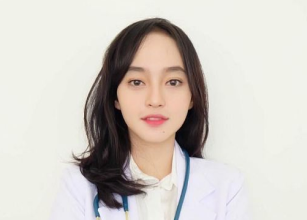
#> input picture 1207070085_NaufalTsanyQadamushidqi/image/img-doc2.png, 307 x 220 px
$ python hist.py
#> lines starting #> are read from the running program, lines starting #| are printed output that depends on the picture
import numpy as np
import cv2
import matplotlib.pyplot as plt

# Membaca gambar menggunakan OpenCV
img = cv2.imread("image/img-doc2.png")
#> img is the input picture: shape (220, 307, 3); mean B, G, R 196.3, 202.7, 208.1

img_height = img.shape[0] # Tinggi gambar
#> img_height = 220
img_width = img.shape[1] # Lebar gambar
#> img_width = 307
img_channel = img.shape[2] # Channel RGB
#> img_channel = 3

# Membuat matriks kosong untuk variable baru
img_grayscale = np.zeros(img.shape, dtype=np.uint8)

# Mengonversi gambar menjadi citra grayscale
for y in range(0, img_height):  # Iterasi baris
    for x in range(0, img_width):  # Iterasi kolom
        red = img[y][x][0]  # Komponen warna merah piksel
        green = img[y][x][1]  # Komponen warna hijau piksel
        blue = img[y][x][2]  # Komponen warna biru piksel
        gray = (int(red) + int(green) + int(blue)) / 3  # Menghitung rata-rata nilai komponen warna
        img_grayscale[y][x] = (gray, gray, gray)  # Menetapkan nilai grayscale ke piksel yang sesuai
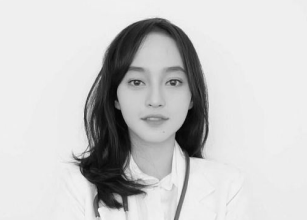
#> img_grayscale: shape (220, 307, 3); min 5, max 244, mean 202.1

# Menampilkan citra grayscale
plt.imshow(img_grayscale)
plt.title("Grayscale")
plt.show()

# Membuat variabel untuk menyimpan data gambar
hg = np.zeros((256))

# Mengisi setiap nilai dalam array hg dengan 0
for x in range(0, 256):
    hg[x] = 0

# Menghitung nilai dari gambar
for y in range(0, img_height):
    for x in range(0, img_width):
        gray = img_grayscale[y][x][0]
        hg[gray] += 1
#> after the loop, hg = 256 values, max 20518 at index 239, min 0 at index 0, mean 263.8

# Menampilkan Histogram
bins = np.linspace(0, 256, 100)
plt.hist(hg, bins, color="black", alpha=0.5)
plt.title("Histogram")
plt.show()
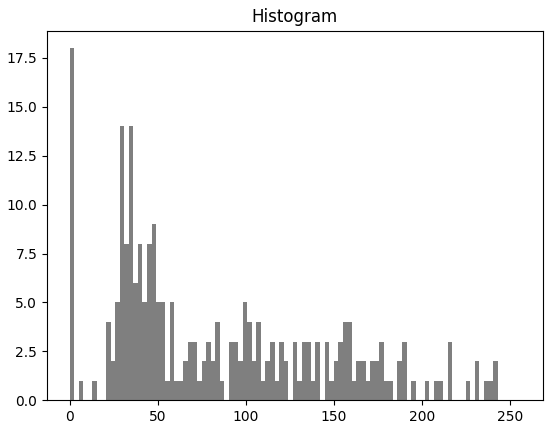
#> figure drawn by matplotlib, 1 panel; tallest bar 18 high, from x = 2.22e-16 to 2.59

# Membuat variabel untuk menyimpan data gamba
hgr = np.zeros((256))
hgg = np.zeros((256))
hgb = np.zeros((256))
hgrgb = np.zeros((768))

# Mengisi setiap nilai dalam array hg dengan 0
for x in range(0, 256):
    hgr[x] = 0
    hgg[x] = 0
    hgb[x] = 0

for x in range(0, 768):
    hgrgb[x] = 0

for x in range(0, 256):
    hgr[x] = 0
    hgg[x] = 0
    hgb[x] = 0

for x in range(0, 768):
    hgrgb[x] = 0

# th = int(256/64)
temp = [0]
# Menghitung histogram komponen warna (red, green, blue)
for y in range(0, img.shape[0]):  # Iterasi baris
    for x in range(0, img.shape[1]):  # Iterasi kolom
        red = int(img[y][x][0])  # Komponen warna merah
        green = int(img[y][x][1])  # Komponen warna hijau
        blue = int(img[y][x][2])  # Komponen warna biru
        green = green + 256  # Menyesuaikan indeks untuk komponen warna hijau dalam hgrgb
        blue = blue + 512  # Menyesuaikan indeks untuk komponen warna biru dalam hgrgb
        hgrgb[red] += 1  # Menghitung kemunculan nilai piksel merah dalam hgrgb
        hgrgb[green] += 1  # Menghitung kemunculan nilai piksel hijau dalam hgrgb
        hgrgb[blue] += 1  # Menghitung kemunculan nilai piksel biru dalam hgrgb
#> after the loop, hgrgb = 768 values, max 19921 at index 753, min 0 at index 0, mean 263.8

# Menampilkan histogram RGB
binsrgb = np.linspace(0, 768, 100)
plt.hist(hgrgb, binsrgb, color="black", alpha=0.5)
# plt.plot(hgrgb)
plt.title("Histogram Red Green Blue")
plt.show()
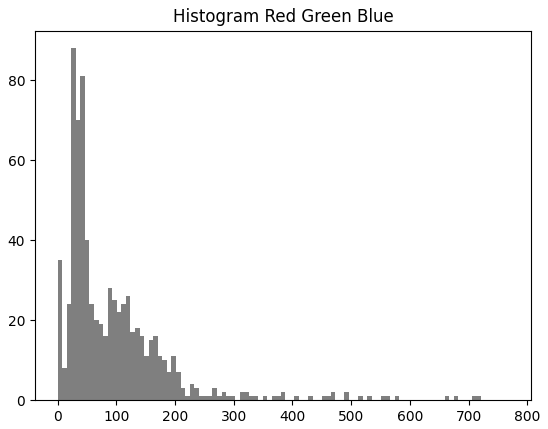
#> figure drawn by matplotlib, 1 panel; tallest bar 88 high, from x = 23.27 to 31.03

for y in range(0, img_height):
    for x in range(0, img_width):
        red = img[y][x][0] # Komponen warna merah
        green = img[y][x][1] # Komponen warna hijau
        blue = img[y][x][2] # Komponen warna bire
        hgr[red] += 1 # Menghitung kemunculan nilai piksel merah
        hgg[green] += 1 # Menghitung kemunculan nilai piksel hijau
        hgb[blue] += 1 # Menghitung kemunculan nilai piksel biru
#> after the loop, hgb = 256 values, max 19921 at index 241, min 0 at index 0, mean 263.8; hgg = 256 values, max 19723 at index 242, min 0 at index 0, mean 263.8; hgr = 256 values, max 17685 at index 234, min 0 at index 0, mean 263.8

# Menampilkan histogram Red
bins = np.linspace(0, 256, 100)
plt.hist(hgr, bins, color="red", alpha=0.5)
plt.title("Histogram Red")
plt.show()

# Menampilkan histogram Green
plt.hist(hgg, bins, color="green", alpha=0.5)
plt.title("Histogram Green")
plt.show()
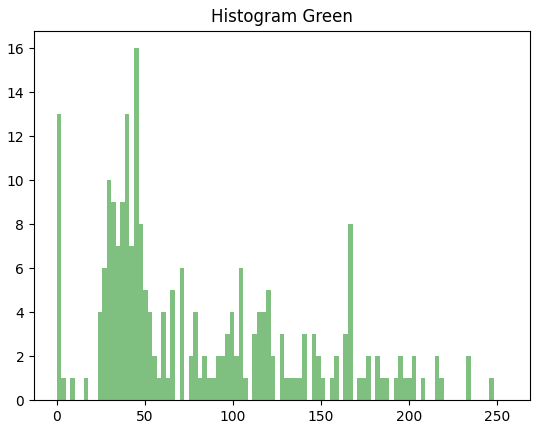
#> figure drawn by matplotlib, 1 panel; tallest bar 16 high, from x = 43.96 to 46.55

# Menampilkan histogram Blue
plt.hist(hgb, bins, color="blue", alpha=0.5)
plt.title("Histogram Blue")
plt.show()
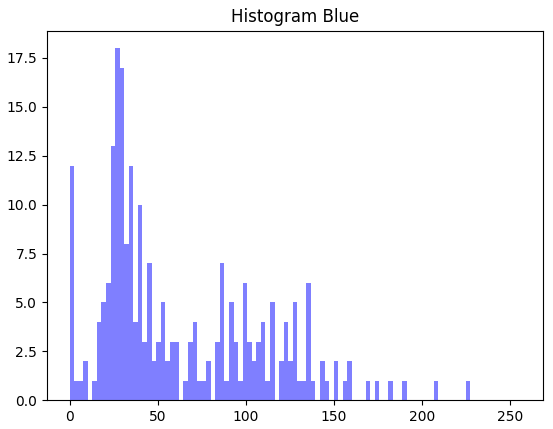
#> figure drawn by matplotlib, 1 panel; tallest bar 18 high, from x = 25.86 to 28.44

# Membuat Matriks kosong
hgk = np.zeros((256))
c = np.zeros((256))

# Inisialisasi array hgk dan c dengan nilai 0
for x in range(0, 256):
    hgk[x] = 0
    c[x] = 0

# Menghitung histogram grayscale
for y in range(0, img_height):  # Iterasi baris
    for x in range(0, img_width):  # Iterasi kolom
        gray = img_grayscale[y][x][0]  # Nilai grayscale piksel
        hgk[gray] += 1  # Menghitung kemunculan nilai piksel grayscale
#> after the loop, hgk has the same summary as hg

# Menghitung fungsi kumulatif
c[0] = hgk[0]
for x in range(1, 256):
    c[x] = c[x-1] + hgk[x]  # Menghitung jumlah kumulatif untuk setiap nilai piksel
#> after the loop, c = 256 values from 0 to 67540

hmaxk = c[255]  # Nilai maksimum dari fungsi kumulatif
#> hmaxk = 67540

# Normalisasi fungsi kumulatif dalam rentang 0-190
for x in range(0, 256):
    c[x] = 190 * c[x] / hmaxk
#> after the loop, c = 256 values from 0 to 190

# Menampilkan histogram grayscale kumulatif
plt.hist(c, bins, color="black", alpha=0.5)
plt.title("Histogram Grayscale Kumulatif")
plt.show()
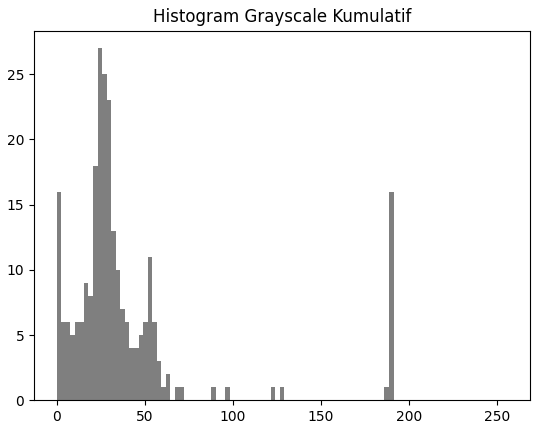
#> figure drawn by matplotlib, 1 panel; tallest bar 27 high, from x = 23.27 to 25.86

# Membuat Matriks kosong baru
hgh = np.zeros((256))
h = np.zeros((256))
c = np.zeros((256))

# Inisialisasi array hgh, h, dan c dengan nilai 0
for x in range(0, 256):
    hgh[x] = 0
    h[x] = 0
    c[x] = 0

# Menghitung histogram grayscale
for y in range(0, img_height):  # Iterasi baris
    for x in range(0, img_width):  # Iterasi kolom
        gray = img_grayscale[y][x][0]  # Nilai grayscale piksel
        hgh[gray] += 1  # Menghitung kemunculan nilai piksel grayscale
#> after the loop, hgh has the same summary as hg

# Menghitung fungsi kumulatif
h[0] = hgh[0]
for x in range(1, 256):
    h[x] = h[x-1] + hgh[x]  # Menghitung jumlah kumulatif untuk setiap nilai piksel
#> after the loop, h = 256 values from 0 to 67540

# Normalisasi fungsi kumulatif menjadi probabilitas
for x in range(0, 256):
    h[x] = h[x] / (img_height * img_width)
#> after the loop, h = 256 values from 0 to 1

# Menghapus nilai-nilai sebelumnya
for x in range(0, 256):
    hgh[x] = 0
#> after the loop, hgh = 256 values from 0 to 0

# Melakukan ekualisasi histogram
for y in range(0, img_height):  # Iterasi baris
    for x in range(0, img_width):  # Iterasi kolom
        gray = img_grayscale[y][x][0]  # Nilai grayscale piksel
        gray = h[gray] * 255  # Melakukan ekualisasi pada nilai grayscale
        hgh[int(gray)] += 1  # Menghitung kemunculan nilai piksel grayscale yang telah diekualisasi
#> after the loop, hgh = 256 values, max 20518 at index 249, min 0 at index 80, mean 263.8

# Menghitung fungsi kumulatif ekualisasi histogram
c[0] = hgh[0]
for x in range(1, 256):
     c[x] = c[x-1] + hgh[x]  # Menghitung jumlah kumulatif untuk setiap nilai piksel
#> after the loop, c = 256 values from 221 to 67540

hmaxk = c[255]  # Nilai maksimum dari fungsi kumulatif

# Normalisasi fungsi kumulatif ekualisasi histogram dalam rentang 0-190
for x in range(0, 256):
    c[x] = 190 * c[x] / hmaxk
#> after the loop, c = 256 values from 0.622 to 190

# Menampilkan histogram grayscale hasil ekualisasi
plt.hist(c, bins, color="black", alpha=0.5)
plt.title("Histogram Grayscale Hequalisasi")
plt.show()
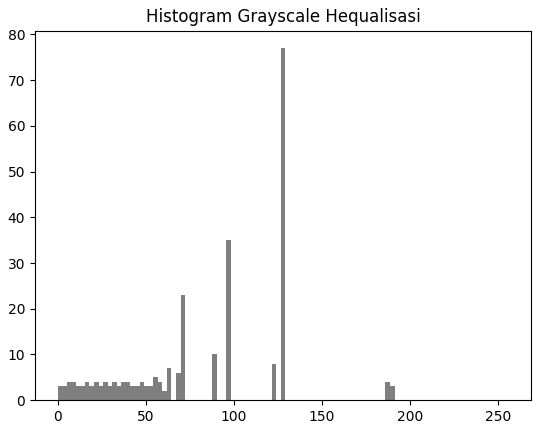
#> figure drawn by matplotlib, 1 panel; tallest bar 77 high, from x = 126.7 to 129.3
